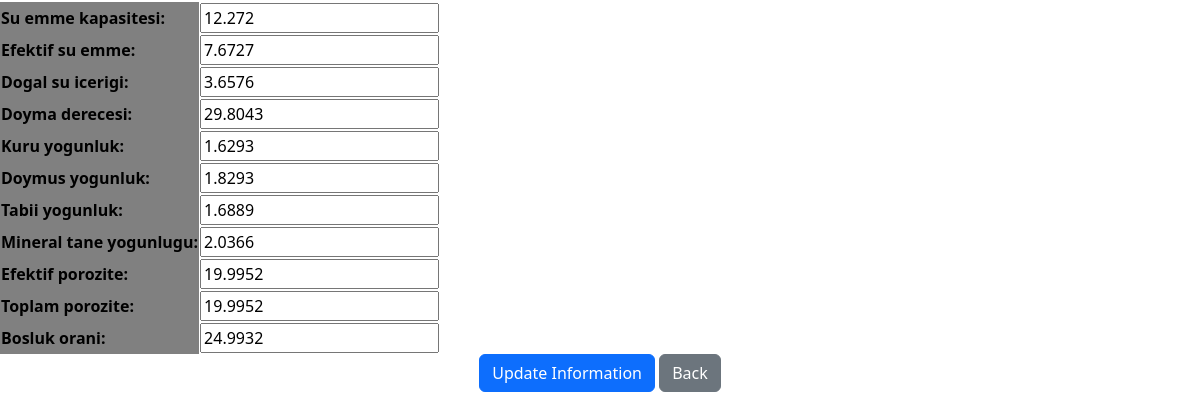
Page /stones/update-physical/2/ on the committed database.
### atik/models.py (models this page shows, shortened)
class PhysicalProperties(models.Model):
    stone = models.OneToOneField(NaturalStones, on_delete=models.CASCADE)
    su_emme_kapasitesi = models.FloatField(blank=True, null=True)
    efektif_su_emme = models.FloatField(blank=True, null=True)
    dogal_su_icerigi = models.FloatField(blank=True, null=True)
    doyma_derecesi = models.FloatField(blank=True, null=True)
    kuru_yogunluk = models.FloatField(blank=True, null=True)
    doymus_yogunluk = models.FloatField(blank=True, null=True)
    tabii_yogunluk = models.FloatField(blank=True, null=True)
    mineral_tane_yogunlugu = models.FloatField(blank=True, null=True)
    efektif_porozite = models.FloatField(blank=True, null=True)
    toplam_porozite = models.FloatField(blank=True, null=True)
    bosluk_orani = models.FloatField(blank=True, null=True)

### atik/views.py (the view, shortened to what this page needs)
class UpdatePhysicalProperties(UpdateView):
    model = PhysicalProperties
    template_name = "atik/update-stone.html"
    fields = [
        "su_emme_kapasitesi",
        "efektif_su_emme",
        "dogal_su_icerigi",
        "doyma_derecesi",
        "kuru_yogunluk",
        "doymus_yogunluk",
        "tabii_yogunluk",
        "mineral_tane_yogunlugu",
        "efektif_porozite",
        "toplam_porozite",
        "bosluk_orani",
    ]
    def get_object(self, queryset=None):
        stone_id = self.kwargs["stone_id"]
        return self.model.objects.get(stone_id=stone_id)

### templates/atik/update-stone.html (shortened to what this page needs)
{% extends 'base.html' %}
{% load i18n %}
{% block content %}
<form action="" method="post">
    <table>
        <td>
            {{ form.as_table }}
        </td>
    </table>
    <div class="text-center">
        <button type="submit"
        class="btn btn-primary">
        {% trans 'Update Information' %}
        </button>
        <a type="button" class="btn btn-secondary"
        href="{% url 'atik:detail-stone' object.id %}">
            {% trans 'Back' %}
        </a>
    </div>
</form>
{% endblock %}

### templates/base.html (shortened to what this page needs)
{% load static %}
<!DOCTYPE html>
<html lang="en">
<head>
    <link href="{% static 'css/bootstrap.min.css' %}" rel="stylesheet" />
</head>
<body>
    {% block content %}
    {% endblock %}
</body>
</html>

### templates/base.html (style rules this page uses)
th { background-color: gray; color: rgb(0, 0, 0); cursor: pointer; }

### rows in the picture
PhysicalProperties: su_emme_kapasitesi "12.272", efektif_su_emme "7.6727", dogal_su_icerigi "3.6576", doyma_derecesi "29.8043", kuru_yogunluk "1.6293", doymus_yogunluk "1.8293", tabii_yogunluk "1.6889", mineral_tane_yogunlugu "2.0366", efektif_porozite "19.9952", toplam_porozite "19.9952", bosluk_orani "24.9932"
